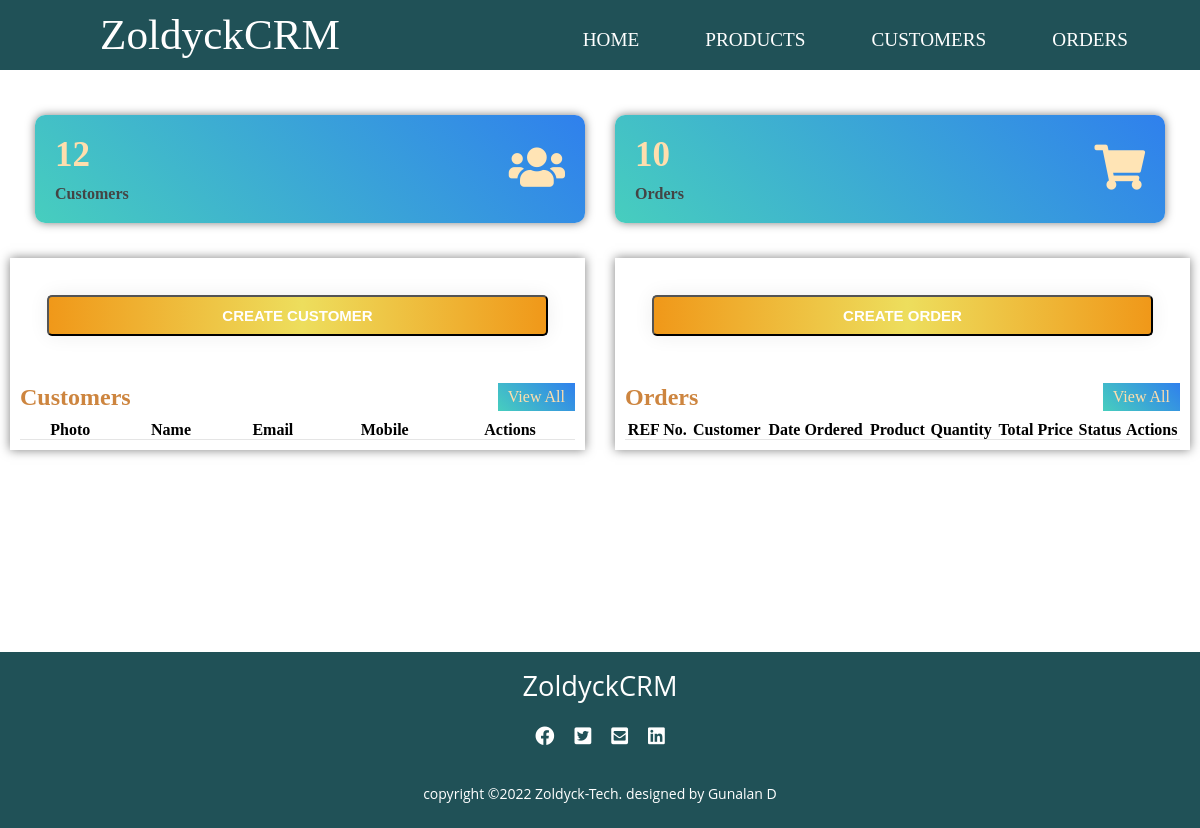
/, run on an earlier commit of the app's database.
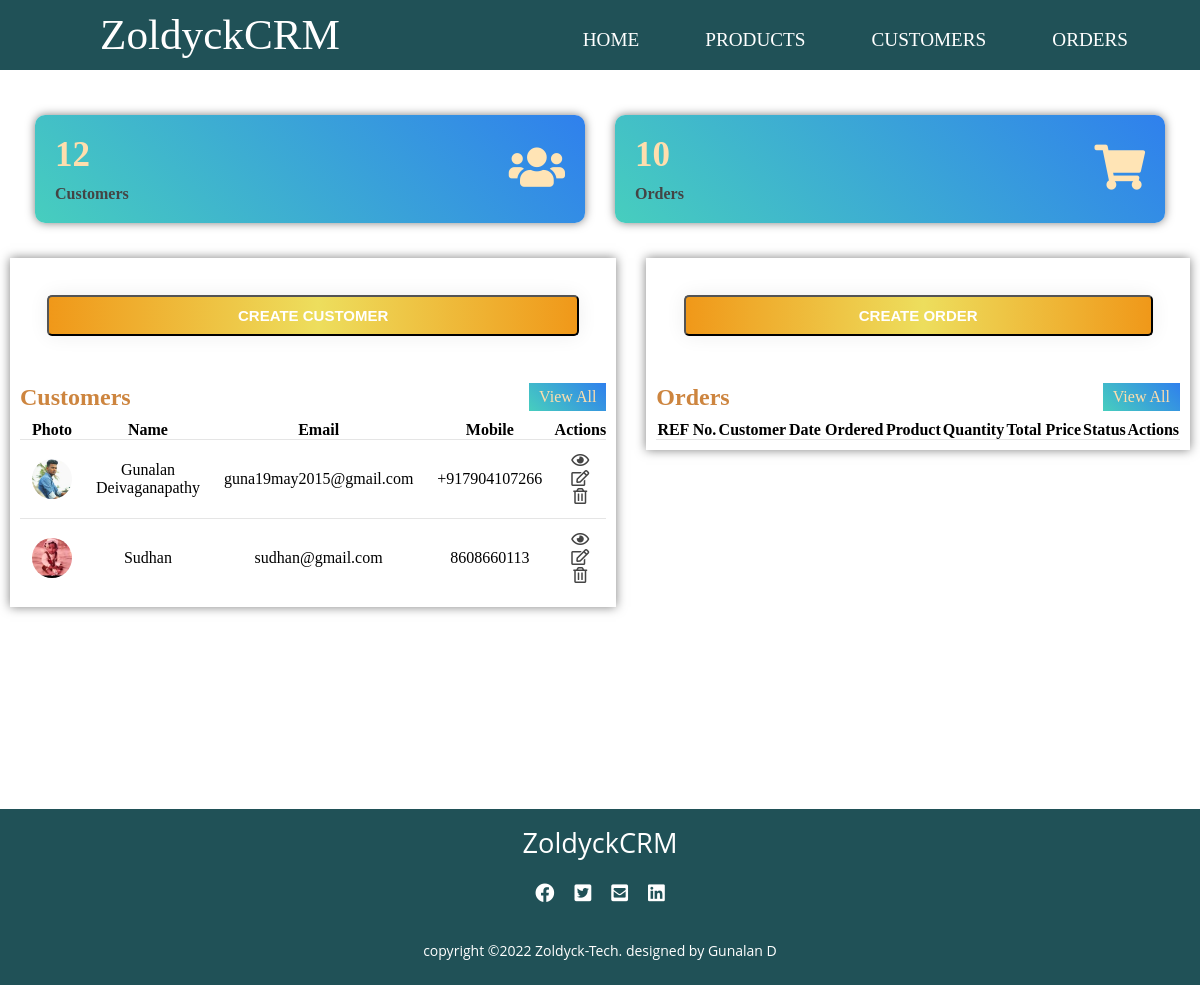
And on a later commit of the database.
### accounts/models.py (models this page shows, shortened)
class Customer(models.Model):
    customer_pic = models.ImageField(upload_to='media/customer_pics', blank=True)
    customer_name = models.CharField(max_length=50, null= True)
    customer_email = models.CharField(max_length=200 , null= True)
    customer_mobile = models.CharField(max_length=50 , null= True)
    date_created = models.DateTimeField(auto_now_add=True , null= True)

### accounts/views.py (the view)
# urls.py: path('',views.home, name='home'),
def home(request):
    orders = SaleOrder.objects.all()
    customers = Customer.objects.all()
    context = {
        'orders': orders,
        'customers': customers,
    }
    return render(request, 'accounts/home.html',context)

### accounts/templates/accounts/home.html (shortened to what this page needs)
{% extends 'accounts/layout.html'%}
{% block content %}
<section>
    <div class="main">
        <div class="cards">
            <div class="card">
                <div class="card-content">
                    <div class="number">12</div>
                    <div class="card-name">Customers</div>
                </div>
                <div class="icon-box">
                    <i class="fas fa-users"></i>
                </div>
            </div>
            <div class="card">
                <div class="card-content">
                    <div class="number">10</div>
                    <div class="card-name">Orders</div>
                </div>
                <div class="icon-box">
                    <i class="fas fa-shopping-cart"></i>
                </div>
            </div>
        </div>
        <div class="tables">
            <div class="latest-customers">
                <div class="button">
                    <button class="crt-cus"><a href="">CREATE CUSTOMER</a></button>
                </div>
                <div class="heading">
                    <h2>Customers</h2>
                    <a href="#" class="btn">View All</a>
                </div>
                <table class="customers">
                    <thead>
                        <tr>
                            <th>Photo</th>
                            <th>Name</th>
                            <th>Email</th>
                            <th>Mobile</th>
                            <th>Actions</th>
                        </tr>
                    </thead>
                    <tbody>
                        {% for cus in customers %}
                        <tr>
                            <td>
                                <div class="img-box-small">
                                    <img src="{{ cus.customer_pic.url }}">
                                </div>
                            </td>
                            <td>{{ cus.customer_name }}</td>
                            <td>{{ cus.customer_email }}</td>
                            <td>{{ cus.customer_mobile }}</td>
                            <td>
                                <i class="far fa-eye"></i>
                                <i class="far fa-edit"></i>
                                <i class="far fa-trash-alt"></i>
                            </td>
                        </tr>
                        {% endfor %}
                    </tbody>
                </table>
            </div>
            <div class="latest-orders">
                <div class="button">
                    <button class="crt-ord"><a href="">CREATE ORDER</a></button>
                </div>
                <div class="heading">
                    <h2>Orders</h2>
                    <a href="#" class="btn">View All</a>
                </div>
                <table class="orders">
                    <thead>
                        <tr>
                            <th>REF No.</th>
                            <th>Customer</th>
                            <th>Date Ordered</th>
                            <th>Product</th>
                            <th>Quantity</th>
                            <th>Total Price</th>
                            <th>Status</th>
                            <th>Actions</th>
                        </tr>
                    </thead>
                </table>
            </div>
        </div>
    </div>
</section>
{% endblock %}

What changed in the data, as far as the page shows it:
added Customer: customer_pic (picture), customer_name "Gunalan Deivaganapathy", customer_email "guna19may2015@gmail.com", customer_mobile "+917904107266"
added Customer: customer_pic (picture), customer_name "Sudhan", customer_email "sudhan@gmail.com", customer_mobile "8608660113"
